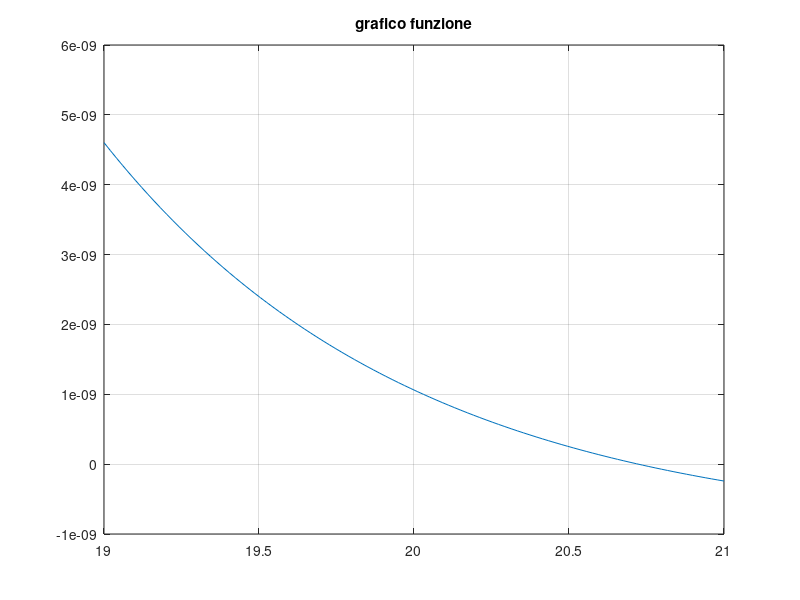

The MATLAB script that drew this image: (Note: this script raises an error after producing the figure.)
%Esercizio calcolo radici con Metodo di Newton e confronto criteri arresto
clear
clc
close all

eta=10^-9;
funz=@(x) exp(-x)-eta;
sol=-log(eta);
a=19; b=21;
x=linspace(a,b);
plot(x,funz(x))
grid on
title('grafico funzione')
figure
toll=10^-10;
nmax=200;
dfunz=@(x) -exp(-x);
x0=a;
[xvect,fx,nit]=Newton(x0,nmax,toll,funz,dfunz);
err=abs(sol-xvect);
plot([1:nit],err(2:end))
grid on
ylabel('errore')
xlabel('numero iterazioni')

